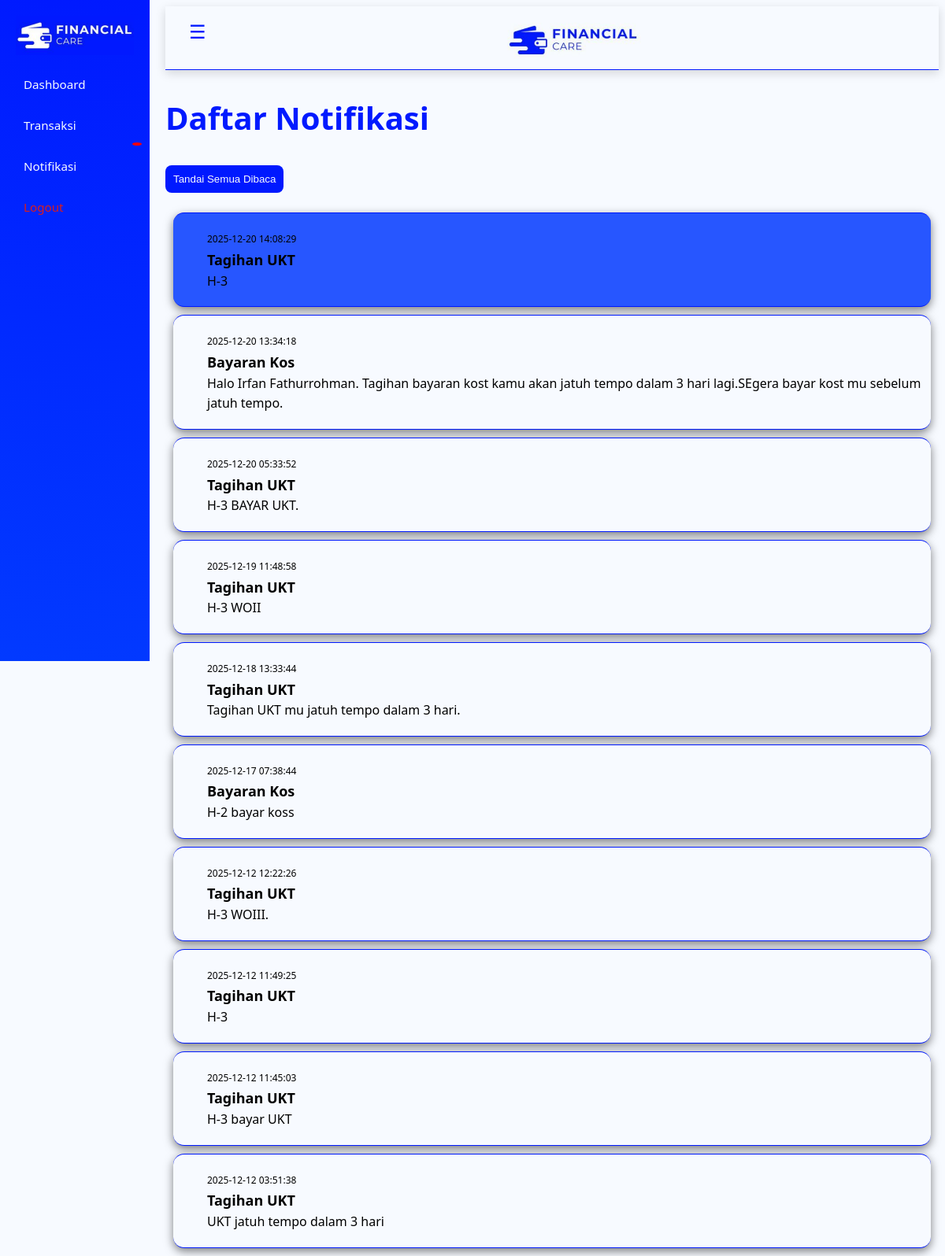
Screenshot of /public/user/notifikasi.php (signed in) with the database file from the repository.
### tables this page shows
CREATE TABLE `notifications` (
  `id_notif` int NOT NULL,
  `user_id` int NOT NULL,
  `email` varchar(255) NOT NULL,
  `subject` varchar(255) NOT NULL,
  `message` text NOT NULL,
  `status` enum('sent','failed') DEFAULT 'failed',
  `is_read` tinyint(1) DEFAULT '0',
  `created_at` timestamp NULL DEFAULT CURRENT_TIMESTAMP
);

### public/user/notifikasi.php (the view, shortened to what this page needs)
<?php
require_once __DIR__ . '/../../db.php';
require_once __DIR__ . '/../../sidebar.php';
$user_id = $_SESSION['user_id'];
$data = mysqli_query($conn,
    "SELECT * FROM notifications
     WHERE user_id = $user_id
     ORDER BY created_at DESC"
);
?>
<link rel="stylesheet" href="../../assets/user_style.css">
<body>
    <div class="container">
        <header class="top-header">
            <button id="toggleSidebar" class="hamburger">☰</button>
            <img src="<?= BASE_URL ?>/assets/finance-care2.jpg" alt="Logo Financial Care">
        </header>
        <h2 style="font-size: 40px;" >Daftar Notifikasi</h2>
        <button onclick="markRead()">Tandai Semua Dibaca</button>
        <div class="box-notif">
            <?php while ($row = $data->fetch_assoc()): ?>
            <?php if ($row['is_read'] == 0 ) :?>
                <div id="content-notifications" style="background: #2756ffff;">
                    <ul>
                        <li><small style="font-size: 12px;"><?= $row['created_at'] ?></small></li>
                        <li style=" font-weight: bold; font-size: 18px;"><?= $row['subject'] ?></li>
                        <li><?= $row['message'] ?></li>
                    </ul>
                </div>
                <?php else : ?>
                <div id="content-notifications" style="background: #f7faffff;">
                    <ul>
                        <li><small style="font-size: 12px; "><?= $row['created_at'] ?></small></li>
                        <li style=" font-weight: bold; font-size: 18px;"><?= $row['subject'] ?></li>
                        <li><?= $row['message'] ?></li>
                    </ul>
                </div>
                <?php endif; ?>
                <?php endwhile; ?>
            </div>
        </div>
</body>

### assets/user_style.css (style rules this page uses)
body { margin-left: 210px; padding: 0; font-family: 'Segoe UI', sans-serif; background: #f7faffff; transition: margin-left .3s ease; }
header { background: #f7faffff; padding: 12px 20px; height: 56px; border-bottom: 1px solid #0018FF; box-shadow: 0 4px 12px rgba(0, 0, 0, 0.3); }
header img { width: 170px; height: auto; }
img { width : 170px; height : 70px; display: block; margin: 0 auto; }
.top-header { background: #f7faffff; padding: 12px 20px; height: 56px; border-bottom: 1px solid #0018FF; box-shadow: 0 4px 12px rgba(0,0,0,.15); display: flex; align-items: center; gap: 15px; }
.hamburger { font-size: 24px; background: none; border: none; cursor: pointer; color: #0018FF; z-index: 1100; }
h2 { color: #0019FF; }
#content-notifications { border-radius: 14px; border-bottom: 1px solid #0019FF; border-top: 1px solid #0019FF; padding: 3px; margin: 10px; line-height: 1.6; box-shadow: 0 4px 12px rgba(0, 0, 0, 0.5); }
button { padding: 10px; background: #0019FF; border-radius:10px; border: none; margin-bottom: 15px; color: #f7faffff; }
ul li { list-style: none; }
button { background: #0019FF; padding: 10px; border: none; border-radius: 8px; }
body { margin-left: 210px; padding: 0; font-family: 'Segoe UI', sans-serif; background: #f7faffff; }
@media (min-width: 769px) { body { margin-left: 210px; } }

### rows the page displays
notifications: created_at "2025-12-20 14:08:29", subject "Tagihan UKT", message "H-3"
notifications: created_at "2025-12-20 13:34:18", subject "Bayaran Kos", message "Halo Irfan Fathurrohman. Tagihan bayaran kost kamu akan jatuh tempo dalam 3 hari lagi.SEgera bayar kost mu sebelum jatuh tempo."
notifications: created_at "2025-12-20 05:33:52", subject "Tagihan UKT", message "H-3 BAYAR UKT."
notifications: created_at "2025-12-19 11:48:58", subject "Tagihan UKT", message "H-3 WOII"
notifications: created_at "2025-12-18 13:33:44", subject "Tagihan UKT", message "Tagihan UKT mu jatuh tempo dalam 3 hari."
notifications: created_at "2025-12-17 07:38:44", subject "Bayaran Kos", message "H-2 bayar koss"
notifications: created_at "2025-12-12 12:22:26", subject "Tagihan UKT", message "H-3 WOIII."
notifications: created_at "2025-12-12 11:49:25", subject "Tagihan UKT", message "H-3"
notifications: created_at "2025-12-12 11:45:03", subject "Tagihan UKT", message "H-3 bayar UKT"
notifications: created_at "2025-12-12 03:51:38", subject "Tagihan UKT", message "UKT jatuh tempo dalam 3 hari"
